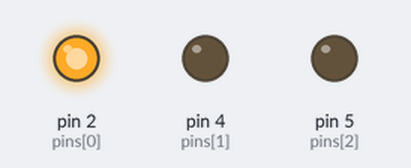
Simulated run of this sketch. Board: Arduino Uno, built with avr-gcc and run on an emulated ATmega328P. Parts: output pins drawn as LEDs (lit = HIGH).

Above: at 0.05 s.
At 0.75 s:
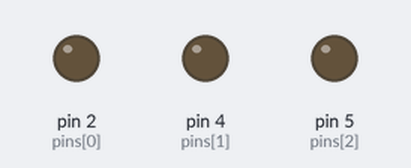
At 1.45 s:
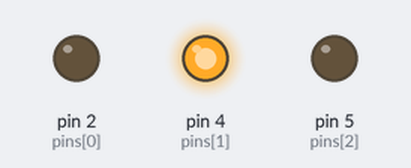
At 2.85 s:
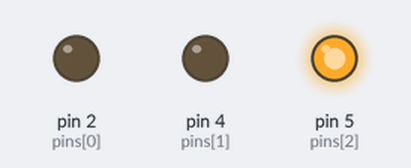
Timing chart, 0 to 3.1 s (numbered marks = the images above):
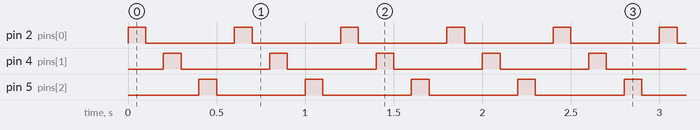

Measured:
- by itself, pin 2 (pins[0]), pin 4 (pins[1]), pin 5 (pins[2]): alternates HIGH for 0.10 s and LOW for 0.50 s

The sketch:

led_multi_blink.ino
```cpp
const int pins[] = {2, 4, 5};

void setup() {
  for (int i = 0; i < 3; i++) {
    pinMode(pins[i], OUTPUT);
  }
}

void loop() {
  for (int i = 0; i < 3; i++) {
    digitalWrite(pins[i], HIGH);
    delay(100);
    digitalWrite(pins[i], LOW);
    delay(100);
  }
}
```
